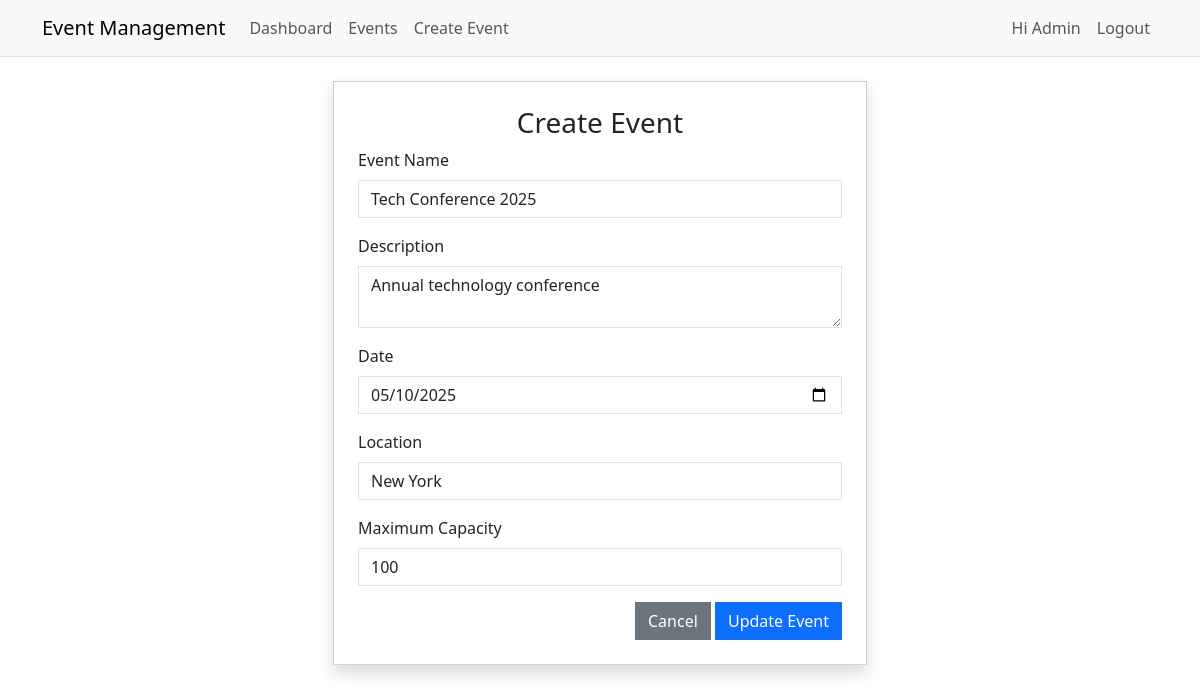
/pages/event-edit.php?id=1 (signed in), run on the app's committed database.
### tables this page shows
CREATE TABLE IF NOT EXISTS `events` (
  `id` int NOT NULL AUTO_INCREMENT,
  `name` varchar(100) NOT NULL,
  `description` text NOT NULL,
  `event_date` date NOT NULL,
  `location` varchar(100) NOT NULL,
  `capacity` int NOT NULL,
  `created_by` int NOT NULL,
  `created_at` timestamp NULL DEFAULT CURRENT_TIMESTAMP,
  PRIMARY KEY (`id`),
  KEY `created_by` (`created_by`)
);

### pages/event-edit.php (the view, shortened to what this page needs)
<?php
include('../templates/header.php');
require_once '../includes/db_connection.php';
$event_id = $_GET['id'];
$stmt = $pdo->prepare("SELECT * FROM events WHERE id = ?");
$stmt->execute([$event_id]);
$event = $stmt->fetch(PDO::FETCH_ASSOC);
?>
<div class="d-flex justify-content-center md:align-items-center min-vh-100">
    <div class="row w-100">
        <div class="col-lg-6 col-md-8 col-sm-10 mx-auto">
            <div class="card shadow p-4">
                <h3 class="text-center">Create Event</h3>
                <form method="POST" action="" id="createForm">
                    <div class="mb-3">
                        <label for="name" class="form-label">Event Name</label>
                        <input type="text" class="form-control" id="name" value="<?= htmlspecialchars($event['name']) ?>" name="name" placeholder="Enter your full name" required minlength="3" maxlength="20">
                    </div>
                    <div class="mb-3">
                        <label class="form-label">Description</label>
                        <textarea name="description" class="form-control" required><?= htmlspecialchars($event['description']) ?></textarea>
                    </div>
                    <div class="mb-3">
                        <label class="form-label">Date</label>
                        <input type="date" name="event_date" class="form-control" value="<?= htmlspecialchars($event['event_date']) ?>" required>
                    </div>
                    <div class="mb-3">
                        <label class="form-label">Location</label>
                        <input type="text" name="location" class="form-control" value="<?= htmlspecialchars($event['location']) ?>" required>
                    </div>
                    <div class="mb-3">
                        <label class="form-label">Maximum Capacity</label>
                        <input type="number" name="capacity" class="form-control" value="<?= htmlspecialchars($event['capacity']) ?>" required min="1">
                    </div>
                    <div class="text-end">
                        <a href="events.php" class="btn btn-secondary">Cancel</a>
                        <button type="submit" class="btn btn-primary">Update Event</button>
                    </div>
                </form>
            </div>
        </div>
    </div>
    <?php include('../templates/footer.php'); ?>

### assets/css/style.css (style rules this page uses)
.form-control, .btn, .card { border-radius: 0; }

### data on the page
events: name "Tech Conference 2025", description "Annual technology conference", event_date "05/10/2025", location "New York", capacity "100"

### other printed values
$_SESSION['user_name'] "Admin"
